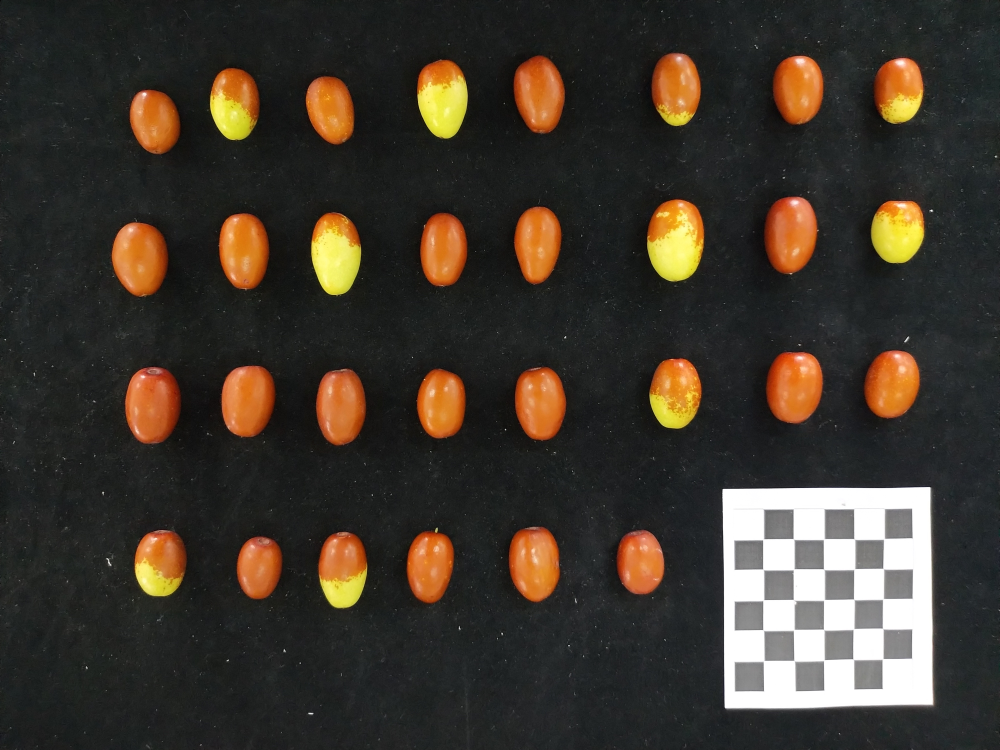
#> input picture image/black/1.jpg, 4000 x 3000 px (shown at 1/4 size)
$ python -i division.py   (imports and definitions only)
#> lines starting #> are read from the running program, lines starting #| are printed output that depends on the picture; after the words box and inside, x2 and y2 are one past the last pixel; in counts of white or black regions, pixels touching at a corner belong together
#> further down, picture is the input picture: shape (3000, 4000, 3); mean B, G, R 45.1, 54.8, 62.8
import cv2 as cv
import numpy as np
import os

def distortion(img):
    # Load the image and convert to grayscale
    gray = cv.cvtColor(img, cv.COLOR_BGR2GRAY)
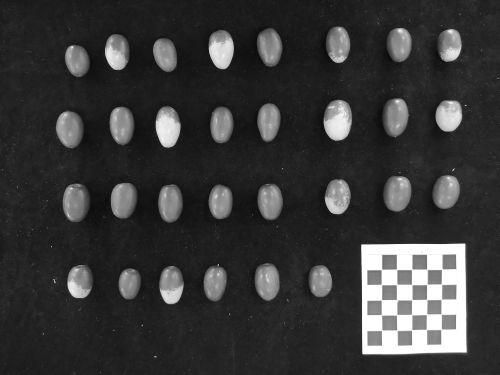
#> gray: shape (3000, 4000) (shown at 1/8 size); min 0, max 255, mean 56.1
    # find Harris corners as we did in the previous blog
    gray = np.float32(gray)
    dst = cv.cornerHarris(gray, 2, 3, 0.04)
    dst = cv.dilate(dst, None)
    ret, dst = cv.threshold(dst, 0.01 * dst.max(), 255, 0)
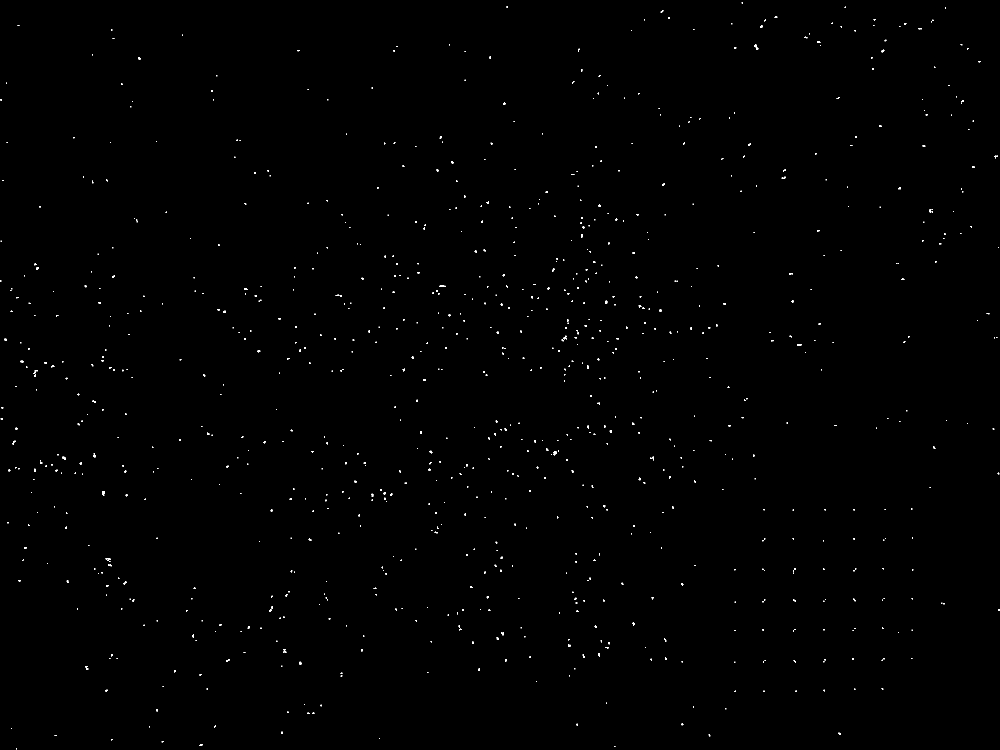
#> dst: shape (3000, 4000) float32 (shown at 1/4 size); 0.2% white; 1027 white regions (543 under 20 px), largest, box (x1, y1, x2, y2) and area: (2213, 1805, 2227, 1821) 143, (408, 1964, 420, 1982) 114, (249, 1827, 264, 1840) 102
#> ret = 355731.5
    dst = np.uint8(dst)

    # find centroids
    ret, labels, stats, centroids = cv.connectedComponentsWithStats(dst)
#> labels: shape (3000, 4000) int32; 1028 distinct labels, from 0 to 1027
#> ret = 1028; stats = 1028 rows, first 6: [0, 0, 4000, 3000, 11976461], [2967, 10, 4, 4, 15], [2027, 24, 3, 3, 9], [3379, 27, 4, 4, 15], [2027, 29, 3, 3, 9], [3780, 31, 4, 4, 16]; centroids = 1028 pairs, first value 3 to 3995.9, second value 11.4 to 2995

    # define the criteria to stop. We stop it after a specified number of iterations
    # or a certain accuracy is achieved, whichever occurs first.
    criteria = (cv.TERM_CRITERIA_EPS + cv.TERM_CRITERIA_MAX_ITER, 100, 0.001)

    # Refine the corners using cv2.cornerSubPix()
    corners = cv.cornerSubPix(gray, np.float32(centroids), (5, 5), (-1, -1), criteria)
#> corners = 1028 pairs, first value 2.87 to 3993, second value 11.61 to 2994.3

    # To display, first convert the centroids and corners to integer
    centroids = np.int0(centroids)
#> centroids = 1028 pairs, first value 3 to 3995, second value 11 to 2995
    corners = np.int0(corners)
#> corners = 1028 pairs, first value 2 to 3992, second value 11 to 2994

    img[centroids[:, 1], centroids[:, 0]] = [0, 0, 255]
    img[corners[:, 1], corners[:, 0]] = [0, 255, 0]

    return img


# [223 lines left out: functions black_division, blue_division, white_division, not called in this run]

>>> import cv2
>>> picture = cv2.imread('image/black/1.jpg')
>>> result = distortion(picture)

$ run again, on image/black/2.jpg
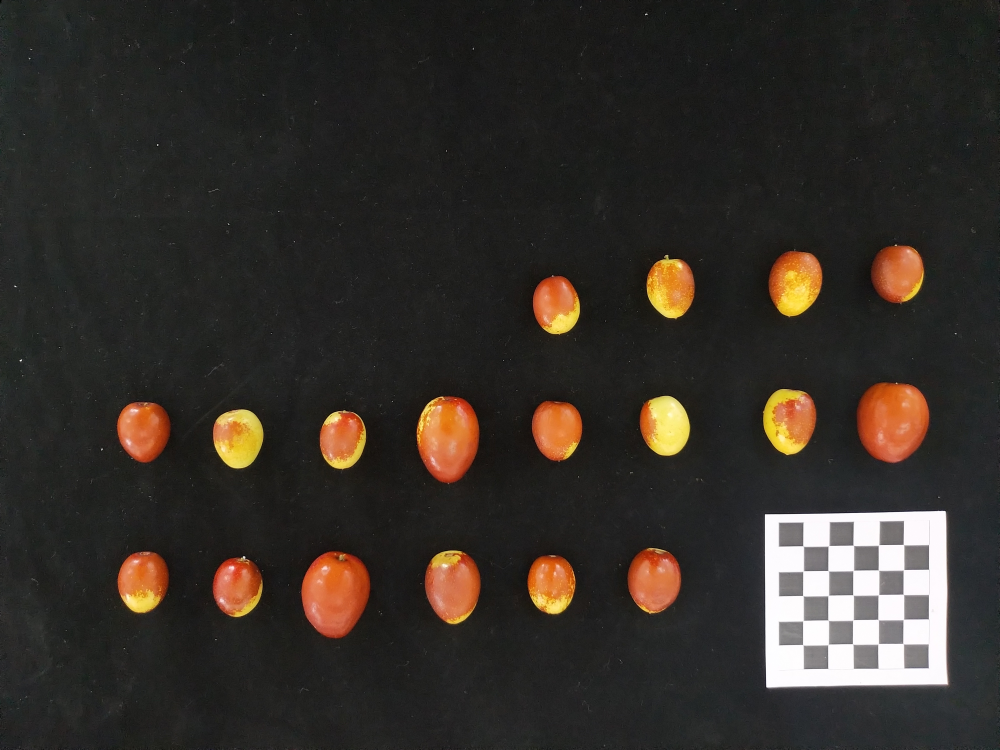
#> input picture image/black/2.jpg, 4000 x 3000 px (shown at 1/4 size)
#> picture is the input picture: shape (3000, 4000, 3); mean B, G, R 41, 46.6, 52.2
#> in distortion, `gray = cv.cvtColor(img, cv.COLOR_BGR2GRAY)`:
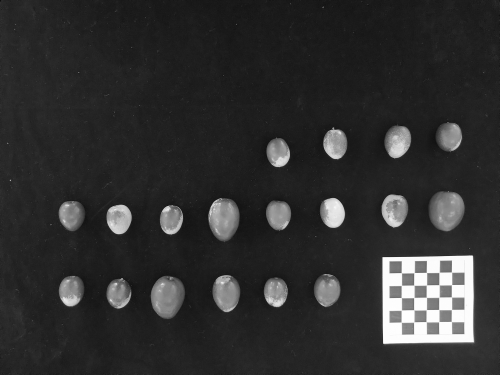
#> gray: shape (3000, 4000) (shown at 1/8 size); min 0, max 255, mean 47.7
#> in distortion, `ret, dst = cv.threshold(dst, 0.01 * dst.max(), 255, 0)`:
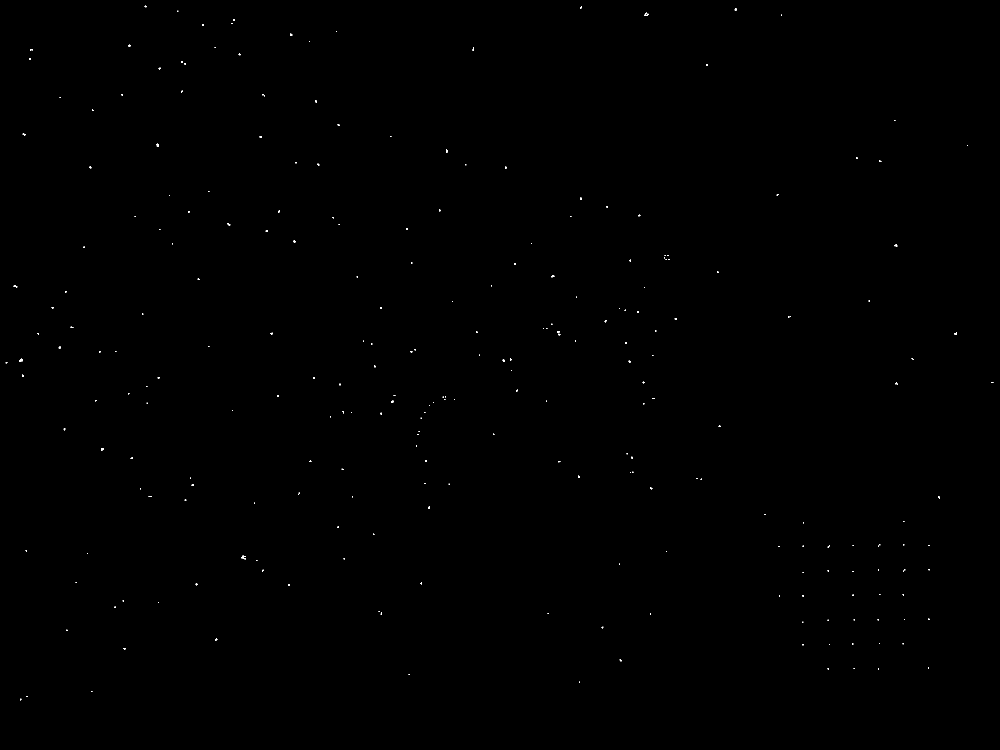
#> dst: shape (3000, 4000) float32 (shown at 1/4 size); 0.05% white; 285 white regions (174 under 20 px), largest, box (x1, y1, x2, y2) and area: (76, 1435, 91, 1448) 77, (2582, 51, 2594, 62) 62, (2206, 1100, 2217, 1109) 62
#> in distortion, `ret, dst = cv.threshold(dst, 0.01 * dst.max(), 255, 0)`: ret = 1389515
#> labels: shape (3000, 4000) int32; 286 distinct labels, from 0 to 285
#> in distortion, `ret, labels, stats, centroids = cv.connectedComponentsWithStats(dst)`: ret = 286; stats = 286 rows, first 6: [0, 0, 4000, 3000, 11994035], [579, 23, 6, 6, 29], [2324, 24, 4, 5, 18], [2321, 30, 4, 4, 16], [2939, 34, 8, 8, 46], [710, 43, 3, 3, 9]; centroids = 286 pairs, first value 25.53 to 3969.3, second value 25.45 to 2797.6
#> in distortion, `corners = cv.cornerSubPix(gray, np.float32(centroids), (5, 5), (-1, -1..`: corners = 286 pairs, first value 25.65 to 3967.7, second value 24.4 to 2796.9
#> in distortion, `centroids = np.int0(centroids)`: centroids = 286 pairs, first value 25 to 3969, second value 25 to 2797
#> in distortion, `corners = np.int0(corners)`: corners = 286 pairs, first value 25 to 3967, second value 24 to 2796

$ run again, on image/black/3.jpg
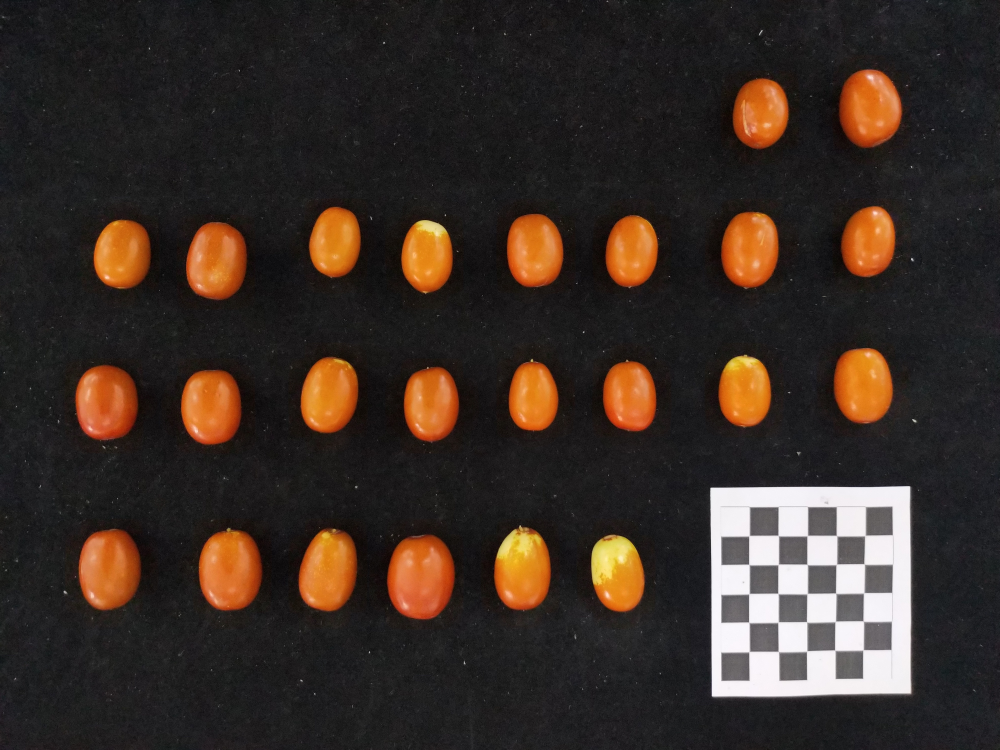
#> input picture image/black/3.jpg, 4000 x 3000 px (shown at 1/4 size)
#> picture is the input picture: shape (3000, 4000, 3); mean B, G, R 38, 45.5, 57.7
#> in distortion, `gray = cv.cvtColor(img, cv.COLOR_BGR2GRAY)`:
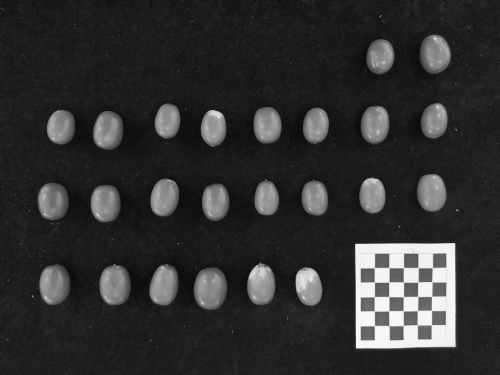
#> gray: shape (3000, 4000) (shown at 1/8 size); min 0, max 254, mean 48.3
#> in distortion, `ret, dst = cv.threshold(dst, 0.01 * dst.max(), 255, 0)`:
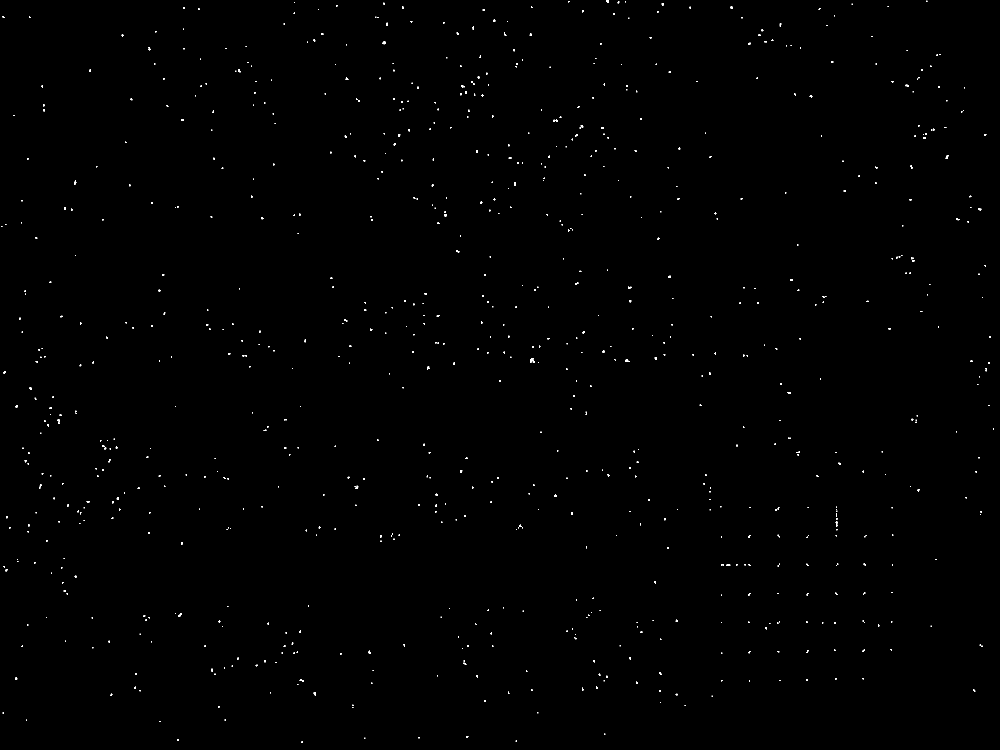
#> dst: shape (3000, 4000) float32 (shown at 1/4 size); 0.19% white; 911 white regions (403 under 20 px), largest, box (x1, y1, x2, y2) and area: (1531, 166, 1543, 177) 95, (2121, 1433, 2135, 1444) 92, (714, 2453, 726, 2468) 91
#> in distortion, `ret, dst = cv.threshold(dst, 0.01 * dst.max(), 255, 0)`: ret = 322407.7
#> labels: shape (3000, 4000) int32; 912 distinct labels, from 0 to 911
#> in distortion, `ret, labels, stats, centroids = cv.connectedComponentsWithStats(dst)`: ret = 912; stats = 912 rows, first 6: [0, 0, 4000, 3000, 11977763], [2424, 0, 12, 10, 77], [3706, 3, 3, 4, 12], [2273, 4, 5, 5, 19], [2501, 5, 3, 4, 12], [2471, 6, 6, 7, 30]; centroids = 912 pairs, first value 7 to 3973.5, second value 4.5 to 2968.1
#> in distortion, `corners = cv.cornerSubPix(gray, np.float32(centroids), (5, 5), (-1, -1..`: corners = 912 pairs, first value 5.59 to 3973, second value 4.15 to 2967.3
#> in distortion, `centroids = np.int0(centroids)`: centroids = 912 pairs, first value 7 to 3973, second value 4 to 2968
#> in distortion, `corners = np.int0(corners)`: corners = 912 pairs, first value 5 to 3972, second value 4 to 2967
